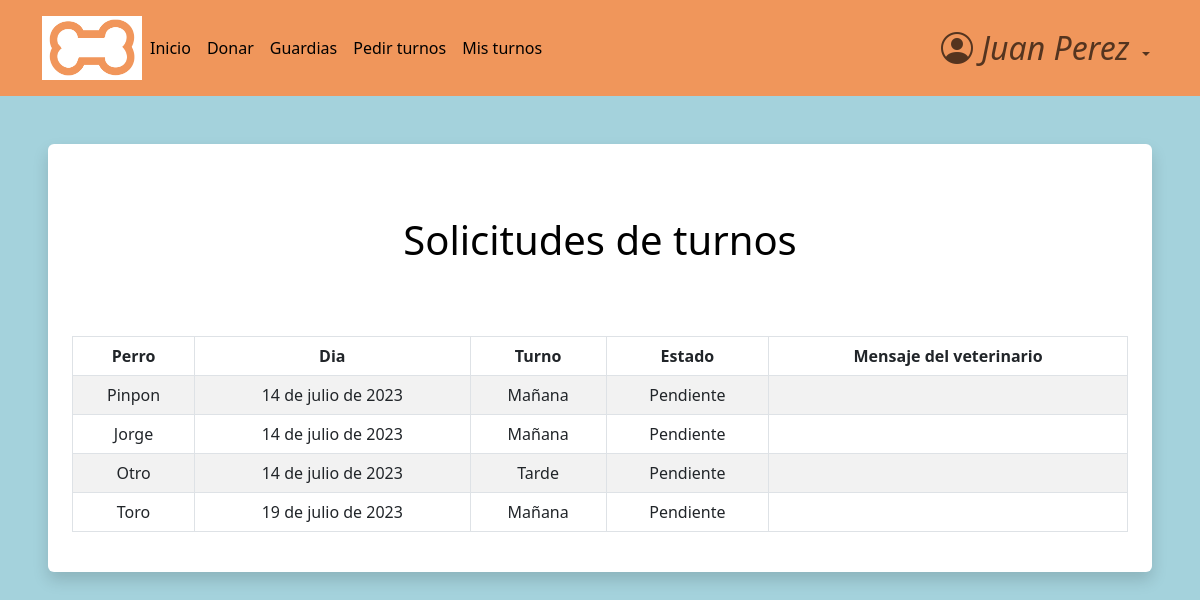
/turnos/shifts_panel_user/7/ (signed in), run on the app's committed database.
### accounts/models.py (models this page shows, shortened)
class CustomUser(AbstractBaseUser, PermissionsMixin):
    email = models.EmailField(
        verbose_name="email",
        unique=True,
        max_length=40,
        error_messages={"unique":'El mail ya se encuentra registrado. Por favor ingrese otro.'}
    )
    name = models.CharField(
        max_length=30
    )
    surname = models.CharField(
        max_length=30,
        blank=True,
        null=True
    )
    address = models.CharField(
        max_length=30,
        blank=True,
        null=True
    )
    telephone = models.SlugField(
        max_length=15,
        blank=True,
        null=True,
    )
    is_active = models.BooleanField(
        default=True,
    )
    is_staff = models.BooleanField(
        default=False,
    )
    is_admin = models.BooleanField(
        default=False,
    )
    last_login = models.DateTimeField(
        verbose_name="last login",
        default=datetime.datetime.now,
    )
    is_veterinario = models.BooleanField(
        default=False,
    )
    has_discount = models.BooleanField(
        default=False,
    )
    USERNAME_FIELD = "email"    #variable por la cual se ingresa, dice username pero seria como 'campo que representa el inicio de sesion'
    REQUIRED_FIELDS = ['name',]    #no permite registros si no tiene estos campos completos
    objects = CustomUserManager()
    def __str__(self):
        return self.name + ' ' + str(self.surname or '')

### shifts/models.py (models this page shows, shortened)
class Appointment(models.Model):
    class Hour(models.TextChoices):
        mañana = "Mañana"
        tarde = "Tarde"
    user = models.ForeignKey(CustomUser, on_delete=models.CASCADE, null=True, blank=True)
    day = models.DateField(
        null=True,
        validators=[MinValueValidator(date.today, message="La fecha del turno debe ser despues de la fecha de hoy")],
    )
    time = models.CharField(max_length=10, choices=TIME_CHOICES, default="Mañana")
    description = models.CharField(max_length=200, blank=True)
    dog = models.ForeignKey(
        Dog,
        on_delete=models.CASCADE,
        null=True,
        blank=True,
    )
    status = models.CharField(max_length=50, default="Pendiente")
    mandado = models.CharField(max_length=50, default="1")

### dogs/models.py (models this page shows, shortened)
class Dog(models.Model):
    class Sex(models.TextChoices):
        macho = "Macho"
        hembra = "Hembra"
    class Breed(models.TextChoices):
        sin_raza = "Sin raza"
        coker = "Coker"
        pastor_aleman = "Pastor aleman"
        bulldog = "Bulldog"
        labrador = "Labrador"
        golden = "Golder"
        caniche = "Caniche"
        chihuahua = "Chihuahua"
        bulldog_frances = "Bulldog Frances"
        beagle = "Beagle"
        boxer = "Boxer"
        galgo = "Galgo"
        dalmata = "Dalmata"
        sharpei = "Shar pei"
    class Color(models.TextChoices):
        blanco = "Blanco"
        negro = "Negro"
        marron = "Marrón"
        blanco_y_negro = "Blanco y negro"
        otro = "Otro color"
    class Size(models.TextChoices):
        grande = "Grande"
        mediano = "Mediano"
        pequeño = "pequeño"
    name = models.CharField(
        max_length=30,
    )
    date_of_birth = models.DateField(
        null=True,
        validators=[MaxValueValidator(date.today, "La fecha de nacimiento del perro debe ser anterior a hoy")]
    )
    sex = models.CharField(
        max_length=10,
        choices=Sex.choices
    )
    breed = models.CharField(
        max_length=20,
        choices=Breed.choices
    )
    color = models.CharField(
        max_length=20,
        blank=True,
        choices=Color.choices,
        null=True,
    )
    size = models.CharField(
        max_length=10,
        null=True,
        blank=True,
        choices=Size.choices,
    )
    description = models.TextField(
        max_length=120,
        blank=True,
        null=True,
    )
    hidden = models.BooleanField(default=False)
    owner = models.ForeignKey(
        CustomUser,
        blank=True,
        on_delete=models.CASCADE,
        null=True
    )

### shifts/views.py (the view)
# urls.py: path('shifts_panel_user/<id>/', views.shifts_panel_user_view, name='shifts_panel_user'),
@login_required
def shifts_panel_user_view(request,id):
    today = datetime.today()
    minDate = today.strftime('%Y-%m-%d')
    deltatime = today + timedelta(days=360)
    strdeltatime = deltatime.strftime('%Y-%m-%d')
    maxDate = strdeltatime
    items = Appointment.objects.filter(user=id,day__range=[minDate, maxDate]).order_by('day','time')
    return render(request, 'shifts_panel_user.html', {
        'items':items,
    })

### shifts/templates/shifts_panel_user.html (shortened to what this page needs)
{% extends 'home.html' %}
{% load static %}
{% block content %}
<head>
  <link rel="stylesheet" href="https://cdnjs.cloudflare.com/ajax/libs/font-awesome/4.7.0/css/font-awesome.min.css" />
</head>
{% if user.is_authenticated %}
<div class="shadow p-4 mb-5 bg-body bg-body rounded text-black  m-5 ">
{% if items.exists %}
  <h1 class="text-center mt-5 mb-5">Solicitudes de turnos</h1>
    <br>
      <div class="table-responsive">
        <table class="table table-bordered table-striped table-hover mx-auto">
            <thead>
              <tr>
                <th class="text-center" scope="col">Perro</th>
                <th class="text-center" scope="col">Dia</th>
                <th class="text-center" scope="col">Turno</th>
                <th class="text-center" scope="col">Estado</th>
                <th class="text-center" scope="col">Mensaje del veterinario</th>
              </tr>
            </thead>
            <tbody id="myTable">
                {% for item in items %}
                <tr>
                  {%if item.dog.name%}
                    <td class="text-center">{{item.dog.name}}</td>
                  {%else%}
                    <td class="text-center">Otro</td>
                  {%endif%}
                    <td class="text-center">{{item.day}}</td>
                    <td class="text-center">{{item.time}}</td>
                    <td class="text-center">{{item.status}}</td>
                    <td class="text-center">{{item.description}}</td>
                </tr>
                {% endfor %}
            </tbody>
          </table>
        </div>
      {% else %}
        <h4 class="text-center">No hay turnos solicitados</h1>
      {% endif %}
</div>
{% else %}
<div class="shadow p-4 mb-5 bg-body bg-body rounded text-black  m-5">
  <h1 class="p-2  me-3">Primero debes iniciar sesión!</h1>
  <a href="{% url 'login' %}" class="btn btn-primary text-white">Iniciar sesión</a>
</div>
{% endif %}
{% endblock %}

### pages/templates/base.html (shortened to what this page needs)
<!DOCTYPE html>
<html>
{% load static %}
<head>
    {% block css %}
        <link rel="stylesheet" href="https://cdn.jsdelivr.net/npm/bootstrap-icons@1.10.5/font/bootstrap-icons.css">
    <link href="https://cdn.jsdelivr.net/npm/bootstrap@5.3.0-alpha3/dist/css/bootstrap.min.css" rel="stylesheet">
    <link rel="stylesheet" href="{% static 'css/styles.css' %}">
    {% endblock css %}
</head>
<body>
    <header>
            <nav class="navbar navbar-expand-lg header-ar">
                <div class="container">
                    <img src="{% static 'media/Logo2.png' %}" width="100" height="64" alt="Descripción de la imagen" >
                    <div class="collapse navbar-collapse show " id="navbarBasic">
                        <ul class="navbar-nav me-auto mb-2 mb-lg-0">
                            <li class="nav-item">
                                <a class="nav-link active" aria-current="page" href="{% url 'home' %}">Inicio</a>
                            </li>
                            <li class="nav-item">
                                <a class="nav-link active" aria-current="page" href="{% url 'campaigns' %}">Donar</a>
                            </li>
                            <li class="nav-item">
                                <a class="nav-link active" aria-current="page" href="{% url 'guards_calendar'  %}">Guardias</a>
                            </li>
                            {% if user.is_authenticated %}
                                {% if user.is_veterinario %}
                                    <li class="nav-item">
                                        <a class="nav-link active" aria-current="page" href="{% url 'list_users' %}">Lista de Clientes</a>
                                    </li>
                                    <li class="nav-item">
                                        <a class="nav-link active" aria-current="page" href="{% url 'client_registration' %}">Registrar cliente</a>
                                    </li>
                                    <li class="nav-item">
                                        <a class="nav-link active" aria-current="page" href="{% url 'shifts_panel'  %}">Turnos</a>
                                    </li>
                                    <ul>
                                        <form class="d-flex" method=POST action="{% url 'search_user' %}">
                                            {% csrf_token %}
                                            <input type="search" class="form-control me-2" placeholder="Buscar Cliente" aria-label="Search" name="buscado">
                                            <button class="btn btn-outline-secondary" type="submit">Buscar</button>
                                        </form>
                                    </ul>
                                {% else %}
                                    <li class="nav-item">
                                        <a class="nav-link active" aria-current="page" href="{% url 'calendar' user.id %}">Pedir turnos</a>
                                    </li>
                                    <li class="nav-item">
                                        <a class="nav-link active" aria-current="page" href="{% url 'shifts_panel_user' user.id  %}">Mis turnos</a>
                                    </li>
                                {% endif %}
                                </ul>
                                    <ul class="navbar-nav mb-2 mb-lg-0 ">
                                        <li class="nav-item dropdown">
                                            <a class="nav-link dropdown-toggle icono-user" role="button" data-bs-toggle="dropdown" aria-expanded="False">
                                                {% if user.is_veterinario %}
                                                    <i class="bi bi-person-circle">
                                                        Veterinario
                                                    </i>
                                                {% else %}
                                                    <i class="bi bi-person-circle">
                                                        {{ user }}
                                                    </i>
                                                {% endif %}
                                            </a>
                                        </li>
                                    </ul>
                            {% endif %}
                </div>
            </div>
        </nav>
    </header>
{% block content %}
{% endblock content %}
</body>
</html>

### pages/static/css/styles.css (style rules this page uses)
html { box-sizing: border-box; font-size: 16px; scroll-behavior: smooth; }
body { margin: 0; padding: 0; overflow-x: hidden; background-color: #a4d2dc; }
a { text-decoration: none; }
.icono-user i { font-size: 2rem; }
.header-ar { background-color: #f0965b; padding: 1rem; }

### data on the page
CustomUser: name+surname "Juan Perez"
Appointment: dog.name "Pinpon", day "14 de julio de 2023", time "Mañana", status "Pendiente"
Appointment: dog.name "Jorge", day "14 de julio de 2023", time "Mañana", status "Pendiente"
Appointment: shows "Otro", day "14 de julio de 2023", time "Tarde", status "Pendiente"
Appointment: dog.name "Toro", day "19 de julio de 2023", time "Mañana", status "Pendiente"
